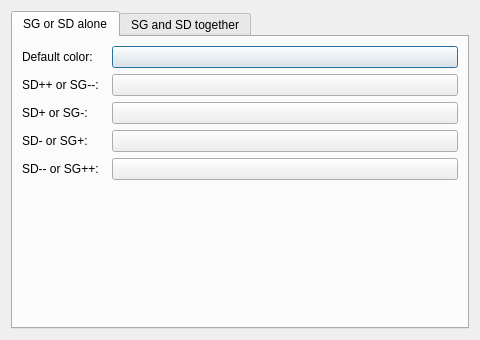
<?xml version="1.0" encoding="UTF-8"?>
<ui version="4.0">
 <class>ColorsDialog</class>
 <widget class="QDialog" name="ColorsDialog">
  <property name="geometry">
   <rect>
    <x>0</x>
    <y>0</y>
    <width>480</width>
    <height>340</height>
   </rect>
  </property>
  <property name="windowTitle">
   <string>Dialog</string>
  </property>
  <layout class="QVBoxLayout" name="verticalLayout">
   <item>
    <widget class="QTabWidget" name="tabWidget">
     <property name="currentIndex">
      <number>0</number>
     </property>
     <widget class="QWidget" name="aloneTab">
      <attribute name="title">
       <string>SG or SD alone</string>
      </attribute>
      <layout class="QVBoxLayout" name="verticalLayout_2">
       <item>
        <layout class="QFormLayout" name="formLayout">
         <item row="0" column="0">
          <widget class="QLabel" name="alone_default_label">
           <property name="text">
            <string>Default color:</string>
           </property>
          </widget>
         </item>
         <item row="0" column="1">
          <widget class="QPushButton" name="alone_default_button">
           <property name="text">
            <string/>
           </property>
          </widget>
         </item>
         <item row="1" column="0">
          <widget class="QLabel" name="alone_d_plusplus_label">
           <property name="text">
            <string>SD++ or SG--:</string>
           </property>
          </widget>
         </item>
         <item row="1" column="1">
          <widget class="QPushButton" name="alone_d_plusplus_button">
           <property name="text">
            <string/>
           </property>
          </widget>
         </item>
         <item row="2" column="0">
          <widget class="QLabel" name="alone_d_plus_label">
           <property name="text">
            <string>SD+ or SG-:</string>
           </property>
          </widget>
         </item>
         <item row="2" column="1">
          <widget class="QPushButton" name="alone_d_plus_button">
           <property name="text">
            <string/>
           </property>
          </widget>
         </item>
         <item row="3" column="0">
          <widget class="QLabel" name="alone_d_minus_label">
           <property name="text">
            <string>SD- or SG+:</string>
           </property>
          </widget>
         </item>
         <item row="3" column="1">
          <widget class="QPushButton" name="alone_d_minus_button">
           <property name="text">
            <string/>
           </property>
          </widget>
         </item>
         <item row="4" column="0">
          <widget class="QLabel" name="alone_d_minusminus_label">
           <property name="text">
            <string>SD-- or SG++:  </string>
           </property>
          </widget>
         </item>
         <item row="4" column="1">
          <widget class="QPushButton" name="alone_d_minusminus_button">
           <property name="text">
            <string/>
           </property>
          </widget>
         </item>
        </layout>
       </item>
      </layout>
     </widget>
     <widget class="QWidget" name="togetherTab">
      <attribute name="title">
       <string>SG and SD together</string>
      </attribute>
      <layout class="QVBoxLayout" name="verticalLayout_3">
       <item>
        <layout class="QGridLayout" name="gridLayout_2">
         <item row="1" column="0">
          <widget class="QLabel" name="together_default_label">
           <property name="text">
            <string>Default color:</string>
           </property>
          </widget>
         </item>
         <item row="1" column="1">
          <widget class="QPushButton" name="together_default_button">
           <property name="text">
            <string/>
           </property>
          </widget>
         </item>
         <item row="0" column="0" colspan="2">
          <layout class="QGridLayout" name="gridLayout">
           <item row="0" column="0">
            <widget class="QLabel" name="together_d_plusplus_g_minusminus_label">
             <property name="text">
              <string>SD++;SG--:</string>
             </property>
            </widget>
           </item>
           <item row="0" column="1">
            <widget class="QPushButton" name="together_d_plusplus_g_minusminus_button">
             <property name="text">
              <string/>
             </property>
            </widget>
           </item>
           <item row="0" column="2">
            <widget class="QLabel" name="together_d_minus_g_minusminus_label">
             <property name="text">
              <string>SD-;SG--:</string>
             </property>
            </widget>
           </item>
           <item row="0" column="3">
            <widget class="QPushButton" name="together_d_minus_g_minusminus_button">
             <property name="text">
              <string/>
             </property>
            </widget>
           </item>
           <item row="1" column="0">
            <widget class="QLabel" name="together_d_plusplus_g_minus_label">
             <property name="text">
              <string>SD++;SG-:</string>
             </property>
            </widget>
           </item>
           <item row="1" column="1">
            <widget class="QPushButton" name="together_d_plusplus_g_minus_button">
             <property name="text">
              <string/>
             </property>
            </widget>
           </item>
           <item row="1" column="2">
            <widget class="QLabel" name="together_d_minus_g_minus_label">
             <property name="text">
              <string>SD-;SG-:</string>
             </property>
            </widget>
           </item>
           <item row="1" column="3">
            <widget class="QPushButton" name="together_d_minus_g_minus_button">
             <property name="text">
              <string/>
             </property>
            </widget>
           </item>
           <item row="2" column="0">
            <widget class="QLabel" name="together_d_plusplus_g_plus_label">
             <property name="text">
              <string>SD++;SG+:</string>
             </property>
            </widget>
           </item>
           <item row="2" column="1">
            <widget class="QPushButton" name="together_d_plusplus_g_plus_button">
             <property name="text">
              <string/>
             </property>
            </widget>
           </item>
           <item row="2" column="2">
            <widget class="QLabel" name="together_d_minus_g_plus_label">
             <property name="text">
              <string>SD-;SG+:</string>
             </property>
            </widget>
           </item>
           <item row="2" column="3">
            <widget class="QPushButton" name="together_d_minus_g_plus_button">
             <property name="text">
              <string/>
             </property>
            </widget>
           </item>
           <item row="3" column="0">
            <widget class="QLabel" name="together_d_plusplus_g_plusplus_label">
             <property name="text">
              <string>SD++;SG++:  </string>
             </property>
            </widget>
           </item>
           <item row="3" column="1">
            <widget class="QPushButton" name="together_d_plusplus_g_plusplus_button">
             <property name="text">
              <string/>
             </property>
            </widget>
           </item>
           <item row="3" column="2">
            <widget class="QLabel" name="together_d_minus_g_plusplus_label">
             <property name="text">
              <string>SD-;SG++:  </string>
             </property>
            </widget>
           </item>
           <item row="3" column="3">
            <widget class="QPushButton" name="together_d_minus_g_plusplus_button">
             <property name="text">
              <string/>
             </property>
            </widget>
           </item>
           <item row="4" column="0">
            <widget class="QLabel" name="together_d_plus_g_minusminus_label">
             <property name="text">
              <string>SD+;SG--:</string>
             </property>
            </widget>
           </item>
           <item row="4" column="1">
            <widget class="QPushButton" name="together_d_plus_g_minusminus_button">
             <property name="text">
              <string/>
             </property>
            </widget>
           </item>
           <item row="4" column="2">
            <widget class="QLabel" name="together_d_minusminus_g_minusminus_label">
             <property name="text">
              <string>SD--;SG--:</string>
             </property>
            </widget>
           </item>
           <item row="4" column="3">
            <widget class="QPushButton" name="together_d_minusminus_g_minusminus_button">
             <property name="text">
              <string/>
             </property>
            </widget>
           </item>
           <item row="5" column="0">
            <widget class="QLabel" name="together_d_plus_g_minus_label">
             <property name="text">
              <string>SD+;SG-:</string>
             </property>
            </widget>
           </item>
           <item row="5" column="1">
            <widget class="QPushButton" name="together_d_plus_g_minus_button">
             <property name="text">
              <string/>
             </property>
            </widget>
           </item>
           <item row="5" column="2">
            <widget class="QLabel" name="together_d_minusminus_g_minus_label">
             <property name="text">
              <string>SD--;SG-:</string>
             </property>
            </widget>
           </item>
           <item row="5" column="3">
            <widget class="QPushButton" name="together_d_minusminus_g_minus_button">
             <property name="text">
              <string/>
             </property>
            </widget>
           </item>
           <item row="6" column="0">
            <widget class="QLabel" name="together_d_plus_g_plus_label">
             <property name="text">
              <string>SD+;SG+:</string>
             </property>
            </widget>
           </item>
           <item row="6" column="1">
            <widget class="QPushButton" name="together_d_plus_g_plus_button">
             <property name="text">
              <string/>
             </property>
            </widget>
           </item>
           <item row="6" column="2">
            <widget class="QLabel" name="together_d_minusminus_g_plus_label">
             <property name="text">
              <string>SD--;SG+:</string>
             </property>
            </widget>
           </item>
           <item row="6" column="3">
            <widget class="QPushButton" name="together_d_minusminus_g_plus_button">
             <property name="text">
              <string/>
             </property>
            </widget>
           </item>
           <item row="7" column="0">
            <widget class="QLabel" name="together_d_plus_g_plusplus_label">
             <property name="text">
              <string>SD+;SG++:  </string>
             </property>
            </widget>
           </item>
           <item row="7" column="1">
            <widget class="QPushButton" name="together_d_plus_g_plusplus_button">
             <property name="text">
              <string/>
             </property>
            </widget>
           </item>
           <item row="7" column="2">
            <widget class="QLabel" name="together_d_minusminus_g_plusplus_label">
             <property name="text">
              <string>SD--;SG++:  </string>
             </property>
            </widget>
           </item>
           <item row="7" column="3">
            <widget class="QPushButton" name="together_d_minusminus_g_plusplus_button">
             <property name="text">
              <string/>
             </property>
            </widget>
           </item>
          </layout>
         </item>
        </layout>
       </item>
      </layout>
     </widget>
    </widget>
   </item>
  </layout>
 </widget>
 <tabstops>
  <tabstop>tabWidget</tabstop>
  <tabstop>alone_default_button</tabstop>
  <tabstop>alone_d_plusplus_button</tabstop>
  <tabstop>alone_d_plus_button</tabstop>
  <tabstop>alone_d_minus_button</tabstop>
  <tabstop>alone_d_minusminus_button</tabstop>
  <tabstop>together_d_plusplus_g_minusminus_button</tabstop>
  <tabstop>together_d_plusplus_g_minus_button</tabstop>
  <tabstop>together_d_plusplus_g_plus_button</tabstop>
  <tabstop>together_d_plusplus_g_plusplus_button</tabstop>
  <tabstop>together_d_plus_g_minusminus_button</tabstop>
  <tabstop>together_d_plus_g_minus_button</tabstop>
  <tabstop>together_d_plus_g_plus_button</tabstop>
  <tabstop>together_d_plus_g_plusplus_button</tabstop>
  <tabstop>together_d_minus_g_minusminus_button</tabstop>
  <tabstop>together_d_minus_g_minus_button</tabstop>
  <tabstop>together_d_minus_g_plus_button</tabstop>
  <tabstop>together_d_minus_g_plusplus_button</tabstop>
  <tabstop>together_d_minusminus_g_minusminus_button</tabstop>
  <tabstop>together_d_minusminus_g_minus_button</tabstop>
  <tabstop>together_d_minusminus_g_plus_button</tabstop>
  <tabstop>together_d_minusminus_g_plusplus_button</tabstop>
  <tabstop>together_default_button</tabstop>
 </tabstops>
 <resources/>
 <connections/>
</ui>
